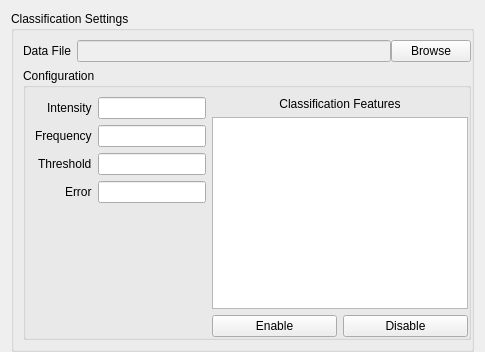
        <widget class="QWidget" name="classificationPage">
         <layout class="QHBoxLayout" name="classifyVBox">
          <property name="bottomMargin">
           <number>0</number>
          </property>
          <item>
           <widget class="QGroupBox" name="ceGroupBox">
            <property name="title">
             <string>Classification Settings</string>
            </property>
            <property name="flat">
             <bool>true</bool>
            </property>
            <layout class="QVBoxLayout" name="classifiySettingsVBox">
             <property name="rightMargin">
              <number>0</number>
             </property>
             <item>
              <layout class="QHBoxLayout" name="dataFileForm">
               <property name="spacing">
                <number>0</number>
               </property>
               <item>
                <widget class="QLabel" name="dataLabel">
                 <property name="toolTip">
                  <string>&lt;!DOCTYPE HTML PUBLIC &quot;-//W3C//DTD HTML 4.0//EN&quot; &quot;http://www.w3.org/TR/REC-html40/strict.dtd&quot;&gt;
&lt;html&gt;&lt;head&gt;&lt;meta name=&quot;qrichtext&quot; content=&quot;1&quot; /&gt;&lt;style type=&quot;text/css&quot;&gt;
p, li { white-space: pre-wrap; }
&lt;/style&gt;&lt;/head&gt;&lt;body style=&quot; font-family:'Sans Serif'; font-size:9pt; font-weight:400; font-style:normal;&quot;&gt;
&lt;table border=&quot;0&quot; style=&quot;-qt-table-type: root; margin-top:4px; margin-bottom:4px; margin-left:4px; margin-right:4px;&quot;&gt;
&lt;tr&gt;
&lt;td style=&quot;border: none;&quot;&gt;
&lt;p align=&quot;center&quot; style=&quot; margin-top:0px; margin-bottom:0px; margin-left:0px; margin-right:0px; -qt-block-indent:0; text-indent:0px;&quot;&gt;The Data File to read and write to when classifying suspects or training Nova.&lt;/p&gt;&lt;/td&gt;&lt;/tr&gt;&lt;/table&gt;&lt;/body&gt;&lt;/html&gt;</string>
                 </property>
                 <property name="text">
                  <string>Data File</string>
                 </property>
                 <property name="alignment">
                  <set>Qt::AlignCenter</set>
                 </property>
                </widget>
               </item>
               <item>
                <spacer name="dataFileFormSpacer">
                 <property name="orientation">
                  <enum>Qt::Horizontal</enum>
                 </property>
                 <property name="sizeType">
                  <enum>QSizePolicy::Maximum</enum>
                 </property>
                 <property name="sizeHint" stdset="0">
                  <size>
                   <width>6</width>
                   <height>5</height>
                  </size>
                 </property>
                </spacer>
               </item>
               <item>
                <widget class="QLineEdit" name="dataEdit">
                 <property name="enabled">
                  <bool>false</bool>
                 </property>
                 <property name="toolTip">
                  <string>&lt;!DOCTYPE HTML PUBLIC &quot;-//W3C//DTD HTML 4.0//EN&quot; &quot;http://www.w3.org/TR/REC-html40/strict.dtd&quot;&gt;
&lt;html&gt;&lt;head&gt;&lt;meta name=&quot;qrichtext&quot; content=&quot;1&quot; /&gt;&lt;style type=&quot;text/css&quot;&gt;
p, li { white-space: pre-wrap; }
&lt;/style&gt;&lt;/head&gt;&lt;body style=&quot; font-family:'Sans Serif'; font-size:9pt; font-weight:400; font-style:normal;&quot;&gt;
&lt;table border=&quot;0&quot; style=&quot;-qt-table-type: root; margin-top:4px; margin-bottom:4px; margin-left:4px; margin-right:4px;&quot;&gt;
&lt;tr&gt;
&lt;td style=&quot;border: none;&quot;&gt;
&lt;p align=&quot;center&quot; style=&quot; margin-top:0px; margin-bottom:0px; margin-left:0px; margin-right:0px; -qt-block-indent:0; text-indent:0px;&quot;&gt;The Data File to read and write to when classifying suspects or training Nova.&lt;/p&gt;&lt;/td&gt;&lt;/tr&gt;&lt;/table&gt;&lt;/body&gt;&lt;/html&gt;</string>
                 </property>
                </widget>
               </item>
               <item>
                <widget class="QPushButton" name="dataButton">
                 <property name="toolTip">
                  <string>&lt;!DOCTYPE HTML PUBLIC &quot;-//W3C//DTD HTML 4.0//EN&quot; &quot;http://www.w3.org/TR/REC-html40/strict.dtd&quot;&gt;
&lt;html&gt;&lt;head&gt;&lt;meta name=&quot;qrichtext&quot; content=&quot;1&quot; /&gt;&lt;style type=&quot;text/css&quot;&gt;
p, li { white-space: pre-wrap; }
&lt;/style&gt;&lt;/head&gt;&lt;body style=&quot; font-family:'Sans Serif'; font-size:9pt; font-weight:400; font-style:normal;&quot;&gt;
&lt;table border=&quot;0&quot; style=&quot;-qt-table-type: root; margin-top:4px; margin-bottom:4px; margin-left:4px; margin-right:4px;&quot;&gt;
&lt;tr&gt;
&lt;td style=&quot;border: none;&quot;&gt;
&lt;p align=&quot;center&quot; style=&quot; margin-top:0px; margin-bottom:0px; margin-left:0px; margin-right:0px; -qt-block-indent:0; text-indent:0px;&quot;&gt;Browse the file system for a data file.&lt;/p&gt;&lt;/td&gt;&lt;/tr&gt;&lt;/table&gt;&lt;/body&gt;&lt;/html&gt;</string>
                 </property>
                 <property name="text">
                  <string>Browse</string>
                 </property>
                 <property name="flat">
                  <bool>false</bool>
                 </property>
                </widget>
               </item>
              </layout>
             </item>
             <item>
              <widget class="QGroupBox" name="ceConfigGroupBox">
               <property name="title">
                <string>Configuration</string>
               </property>
               <property name="flat">
                <bool>true</bool>
               </property>
               <layout class="QHBoxLayout" name="classConfigHBox">
                <property name="rightMargin">
                 <number>0</number>
                </property>
                <property name="bottomMargin">
                 <number>0</number>
                </property>
                <item>
                 <layout class="QFormLayout" name="classificationForm">
                  <property name="labelAlignment">
                   <set>Qt::AlignRight|Qt::AlignTrailing|Qt::AlignVCenter</set>
                  </property>
                  <item row="0" column="0">
                   <widget class="QLabel" name="ceIntensityLabel">
                    <property name="toolTip">
                     <string>&lt;!DOCTYPE HTML PUBLIC &quot;-//W3C//DTD HTML 4.0//EN&quot; &quot;http://www.w3.org/TR/REC-html40/strict.dtd&quot;&gt;
&lt;html&gt;&lt;head&gt;&lt;meta name=&quot;qrichtext&quot; content=&quot;1&quot; /&gt;&lt;style type=&quot;text/css&quot;&gt;
p, li { white-space: pre-wrap; }
&lt;/style&gt;&lt;/head&gt;&lt;body style=&quot; font-family:'Sans Serif'; font-size:9pt; font-weight:400; font-style:normal;&quot;&gt;
&lt;table border=&quot;0&quot; style=&quot;-qt-table-type: root; margin-top:4px; margin-bottom:4px; margin-left:4px; margin-right:4px;&quot;&gt;
&lt;tr&gt;
&lt;td style=&quot;border: none;&quot;&gt;
&lt;p align=&quot;center&quot; style=&quot; margin-top:0px; margin-bottom:0px; margin-left:0px; margin-right:0px; -qt-block-indent:0; text-indent:0px;&quot;&gt;How many similar points to find in classification. A higher value will increase accuracy but decrease performance.&lt;/p&gt;&lt;/td&gt;&lt;/tr&gt;&lt;/table&gt;&lt;/body&gt;&lt;/html&gt;</string>
                    </property>
                    <property name="text">
                     <string>Intensity</string>
                    </property>
                   </widget>
                  </item>
                  <item row="0" column="1">
                   <widget class="QLineEdit" name="ceIntensityEdit">
                    <property name="toolTip">
                     <string>&lt;!DOCTYPE HTML PUBLIC &quot;-//W3C//DTD HTML 4.0//EN&quot; &quot;http://www.w3.org/TR/REC-html40/strict.dtd&quot;&gt;
&lt;html&gt;&lt;head&gt;&lt;meta name=&quot;qrichtext&quot; content=&quot;1&quot; /&gt;&lt;style type=&quot;text/css&quot;&gt;
p, li { white-space: pre-wrap; }
&lt;/style&gt;&lt;/head&gt;&lt;body style=&quot; font-family:'Sans Serif'; font-size:9pt; font-weight:400; font-style:normal;&quot;&gt;
&lt;table border=&quot;0&quot; style=&quot;-qt-table-type: root; margin-top:4px; margin-bottom:4px; margin-left:4px; margin-right:4px;&quot;&gt;
&lt;tr&gt;
&lt;td style=&quot;border: none;&quot;&gt;
&lt;p align=&quot;center&quot; style=&quot; margin-top:0px; margin-bottom:0px; margin-left:0px; margin-right:0px; -qt-block-indent:0; text-indent:0px;&quot;&gt;How many similar points to find in classification. A higher value will increase accuracy but decrease performance.&lt;/p&gt;&lt;/td&gt;&lt;/tr&gt;&lt;/table&gt;&lt;/body&gt;&lt;/html&gt;</string>
                    </property>
                   </widget>
                  </item>
                  <item row="1" column="0">
                   <widget class="QLabel" name="ceFrequencyLabel">
                    <property name="toolTip">
                     <string>&lt;!DOCTYPE HTML PUBLIC &quot;-//W3C//DTD HTML 4.0//EN&quot; &quot;http://www.w3.org/TR/REC-html40/strict.dtd&quot;&gt;
&lt;html&gt;&lt;head&gt;&lt;meta name=&quot;qrichtext&quot; content=&quot;1&quot; /&gt;&lt;style type=&quot;text/css&quot;&gt;
p, li { white-space: pre-wrap; }
&lt;/style&gt;&lt;/head&gt;&lt;body style=&quot; font-family:'Sans Serif'; font-size:9pt; font-weight:400; font-style:normal;&quot;&gt;
&lt;table border=&quot;0&quot; style=&quot;-qt-table-type: root; margin-top:4px; margin-bottom:4px; margin-left:4px; margin-right:4px;&quot;&gt;
&lt;tr&gt;
&lt;td style=&quot;border: none;&quot;&gt;
&lt;p align=&quot;center&quot; style=&quot; margin-top:0px; margin-bottom:0px; margin-left:0px; margin-right:0px; -qt-block-indent:0; text-indent:0px;&quot;&gt;How long to wait (in seconds) before re-classifying suspects with new information.&lt;/p&gt;&lt;/td&gt;&lt;/tr&gt;&lt;/table&gt;&lt;/body&gt;&lt;/html&gt;</string>
                    </property>
                    <property name="text">
                     <string>Frequency</string>
                    </property>
                   </widget>
                  </item>
                  <item row="1" column="1">
                   <widget class="QLineEdit" name="ceFrequencyEdit">
                    <property name="toolTip">
                     <string>&lt;!DOCTYPE HTML PUBLIC &quot;-//W3C//DTD HTML 4.0//EN&quot; &quot;http://www.w3.org/TR/REC-html40/strict.dtd&quot;&gt;
&lt;html&gt;&lt;head&gt;&lt;meta name=&quot;qrichtext&quot; content=&quot;1&quot; /&gt;&lt;style type=&quot;text/css&quot;&gt;
p, li { white-space: pre-wrap; }
&lt;/style&gt;&lt;/head&gt;&lt;body style=&quot; font-family:'Sans Serif'; font-size:9pt; font-weight:400; font-style:normal;&quot;&gt;
&lt;table border=&quot;0&quot; style=&quot;-qt-table-type: root; margin-top:4px; margin-bottom:4px; margin-left:4px; margin-right:4px;&quot;&gt;
&lt;tr&gt;
&lt;td style=&quot;border: none;&quot;&gt;
&lt;p align=&quot;center&quot; style=&quot; margin-top:0px; margin-bottom:0px; margin-left:0px; margin-right:0px; -qt-block-indent:0; text-indent:0px;&quot;&gt;How long to wait (in seconds) before re-classifying suspects with new information.&lt;/p&gt;&lt;/td&gt;&lt;/tr&gt;&lt;/table&gt;&lt;/body&gt;&lt;/html&gt;</string>
                    </property>
                   </widget>
                  </item>
                  <item row="2" column="0">
                   <widget class="QLabel" name="ceThresholdLabel">
                    <property name="toolTip">
                     <string>&lt;!DOCTYPE HTML PUBLIC &quot;-//W3C//DTD HTML 4.0//EN&quot; &quot;http://www.w3.org/TR/REC-html40/strict.dtd&quot;&gt;
&lt;html&gt;&lt;head&gt;&lt;meta name=&quot;qrichtext&quot; content=&quot;1&quot; /&gt;&lt;style type=&quot;text/css&quot;&gt;
p, li { white-space: pre-wrap; }
&lt;/style&gt;&lt;/head&gt;&lt;body style=&quot; font-family:'Sans Serif'; font-size:9pt; font-weight:400; font-style:normal;&quot;&gt;
&lt;table border=&quot;0&quot; style=&quot;-qt-table-type: root; margin-top:4px; margin-bottom:4px; margin-left:4px; margin-right:4px;&quot;&gt;
&lt;tr&gt;
&lt;td style=&quot;border: none;&quot;&gt;
&lt;p align=&quot;center&quot; style=&quot; margin-top:0px; margin-bottom:0px; margin-left:0px; margin-right:0px; -qt-block-indent:0; text-indent:0px;&quot;&gt;When to consider a suspect hostile. Range is between 0 and 1. 0 is least hostile, 1 is most hostile. Default is 0.5.&lt;/p&gt;&lt;/td&gt;&lt;/tr&gt;&lt;/table&gt;&lt;/body&gt;&lt;/html&gt;</string>
                    </property>
                    <property name="text">
                     <string>Threshold</string>
                    </property>
                    <property name="alignment">
                     <set>Qt::AlignJustify|Qt::AlignVCenter</set>
                    </property>
                   </widget>
                  </item>
                  <item row="2" column="1">
                   <widget class="QLineEdit" name="ceThresholdEdit">
                    <property name="toolTip">
                     <string>&lt;!DOCTYPE HTML PUBLIC &quot;-//W3C//DTD HTML 4.0//EN&quot; &quot;http://www.w3.org/TR/REC-html40/strict.dtd&quot;&gt;
&lt;html&gt;&lt;head&gt;&lt;meta name=&quot;qrichtext&quot; content=&quot;1&quot; /&gt;&lt;style type=&quot;text/css&quot;&gt;
p, li { white-space: pre-wrap; }
&lt;/style&gt;&lt;/head&gt;&lt;body style=&quot; font-family:'Sans Serif'; font-size:9pt; font-weight:400; font-style:normal;&quot;&gt;
&lt;table border=&quot;0&quot; style=&quot;-qt-table-type: root; margin-top:4px; margin-bottom:4px; margin-left:4px; margin-right:4px;&quot;&gt;
&lt;tr&gt;
&lt;td style=&quot;border: none;&quot;&gt;
&lt;p align=&quot;center&quot; style=&quot; margin-top:0px; margin-bottom:0px; margin-left:0px; margin-right:0px; -qt-block-indent:0; text-indent:0px;&quot;&gt;When to consider a suspect hostile. Range is between 0 and 1. 0 is least hostile, 1 is most hostile. Default is 0.5.&lt;/p&gt;&lt;/td&gt;&lt;/tr&gt;&lt;/table&gt;&lt;/body&gt;&lt;/html&gt;</string>
                    </property>
                   </widget>
                  </item>
                  <item row="3" column="0">
                   <widget class="QLabel" name="ceErrorLabel">
                    <property name="toolTip">
                     <string>&lt;!DOCTYPE HTML PUBLIC &quot;-//W3C//DTD HTML 4.0//EN&quot; &quot;http://www.w3.org/TR/REC-html40/strict.dtd&quot;&gt;
&lt;html&gt;&lt;head&gt;&lt;meta name=&quot;qrichtext&quot; content=&quot;1&quot; /&gt;&lt;style type=&quot;text/css&quot;&gt;
p, li { white-space: pre-wrap; }
&lt;/style&gt;&lt;/head&gt;&lt;body style=&quot; font-family:'Sans Serif'; font-size:9pt; font-weight:400; font-style:normal;&quot;&gt;
&lt;table border=&quot;0&quot; style=&quot;-qt-table-type: root; margin-top:4px; margin-bottom:4px; margin-left:4px; margin-right:4px;&quot;&gt;
&lt;tr&gt;
&lt;td style=&quot;border: none;&quot;&gt;
&lt;p align=&quot;center&quot; style=&quot; margin-top:0px; margin-bottom:0px; margin-left:0px; margin-right:0px; -qt-block-indent:0; text-indent:0px;&quot;&gt;A higher error may improve performance but will decrease accuracy. Default is 0.&lt;/p&gt;&lt;/td&gt;&lt;/tr&gt;&lt;/table&gt;&lt;/body&gt;&lt;/html&gt;</string>
                    </property>
                    <property name="text">
                     <string>Error</string>
                    </property>
                   </widget>
                  </item>
                  <item row="3" column="1">
                   <widget class="QLineEdit" name="ceErrorEdit">
                    <property name="toolTip">
                     <string>&lt;!DOCTYPE HTML PUBLIC &quot;-//W3C//DTD HTML 4.0//EN&quot; &quot;http://www.w3.org/TR/REC-html40/strict.dtd&quot;&gt;
&lt;html&gt;&lt;head&gt;&lt;meta name=&quot;qrichtext&quot; content=&quot;1&quot; /&gt;&lt;style type=&quot;text/css&quot;&gt;
p, li { white-space: pre-wrap; }
&lt;/style&gt;&lt;/head&gt;&lt;body style=&quot; font-family:'Sans Serif'; font-size:9pt; font-weight:400; font-style:normal;&quot;&gt;
&lt;table border=&quot;0&quot; style=&quot;-qt-table-type: root; margin-top:4px; margin-bottom:4px; margin-left:4px; margin-right:4px;&quot;&gt;
&lt;tr&gt;
&lt;td style=&quot;border: none;&quot;&gt;
&lt;p align=&quot;center&quot; style=&quot; margin-top:0px; margin-bottom:0px; margin-left:0px; margin-right:0px; -qt-block-indent:0; text-indent:0px;&quot;&gt;A higher error may improve performance but will decrease accuracy. Default is 0.&lt;/p&gt;&lt;/td&gt;&lt;/tr&gt;&lt;/table&gt;&lt;/body&gt;&lt;/html&gt;</string>
                    </property>
                   </widget>
                  </item>
                 </layout>
                </item>
                <item>
                 <layout class="QVBoxLayout" name="featuresVBox">
                  <item>
                   <widget class="QLabel" name="ceFeatureLabel">
                    <property name="toolTip">
                     <string>&lt;!DOCTYPE HTML PUBLIC &quot;-//W3C//DTD HTML 4.0//EN&quot; &quot;http://www.w3.org/TR/REC-html40/strict.dtd&quot;&gt;
&lt;html&gt;&lt;head&gt;&lt;meta name=&quot;qrichtext&quot; content=&quot;1&quot; /&gt;&lt;style type=&quot;text/css&quot;&gt;
p, li { white-space: pre-wrap; }
&lt;/style&gt;&lt;/head&gt;&lt;body style=&quot; font-family:'Sans Serif'; font-size:9pt; font-weight:400; font-style:normal;&quot;&gt;
&lt;table border=&quot;0&quot; style=&quot;-qt-table-type: root; margin-top:4px; margin-bottom:4px; margin-left:4px; margin-right:4px;&quot;&gt;
&lt;tr&gt;
&lt;td style=&quot;border: none;&quot;&gt;
&lt;p align=&quot;center&quot; style=&quot; margin-top:0px; margin-bottom:0px; margin-left:0px; margin-right:0px; -qt-block-indent:0; text-indent:0px;&quot;&gt;A higher error may improve performance but will decrease accuracy. Default is 0.&lt;/p&gt;&lt;/td&gt;&lt;/tr&gt;&lt;/table&gt;&lt;/body&gt;&lt;/html&gt;</string>
                    </property>
                    <property name="text">
                     <string>Classification Features</string>
                    </property>
                    <property name="alignment">
                     <set>Qt::AlignCenter</set>
                    </property>
                   </widget>
                  </item>
                  <item>
                   <widget class="QListWidget" name="featureList"/>
                  </item>
                  <item>
                   <layout class="QHBoxLayout" name="horizontalLayout_14">
                    <item>
                     <widget class="QPushButton" name="featureEnableButton">
                      <property name="text">
                       <string>Enable</string>
                      </property>
                     </widget>
                    </item>
                    <item>
                     <widget class="QPushButton" name="featureDisableButton">
                      <property name="text">
                       <string>Disable</string>
                      </property>
                     </widget>
                    </item>
                   </layout>
                  </item>
                 </layout>
                </item>
               </layout>
              </widget>
             </item>
            </layout>
           </widget>
          </item>
         </layout>
        </widget>
